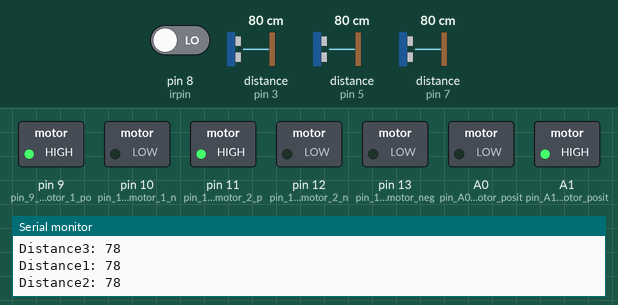
Recording of a sketch running on a simulated Arduino Uno, built with avr-gcc and run on an emulated ATmega328P. Parts: switched loads named in the sketch (green lamp = pin HIGH), the last lines printed to the serial monitor. Wiring (inferred from the names in the program): 3 × ultrasonic range finder: trigger pin 2, echo pin 3 / trigger pin 4, echo pin 5 / trigger pin 6, echo pin 7. Dashed ring = blinking. The inputs (shaded band) are chosen by the test bench; at power-on: distance to the obstacle (sensors on pin 3, pin 7, pin 5) 80 cm, pin 8 (irpin) LOW. The echo pulse lasts 58.3 µs per cm; pins used as bus, display or sensor lines are not drawn.

Above: at 1.2 s.
1.3 s: distance to the obstacle (sensor on pin 3) set to 18 cm
4.3 s: distance to the obstacle (sensor on pin 3) set to 14 cm
At 4.9 s:
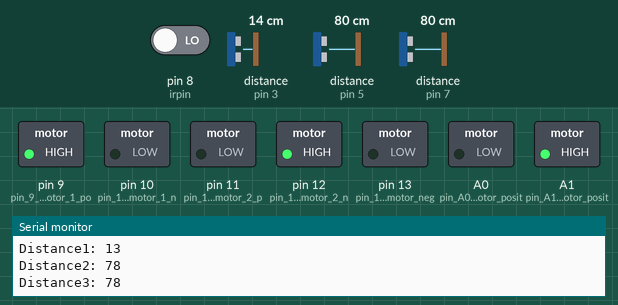
5.8 s: pin 8 (irpin) driven HIGH
At 6.6 s:
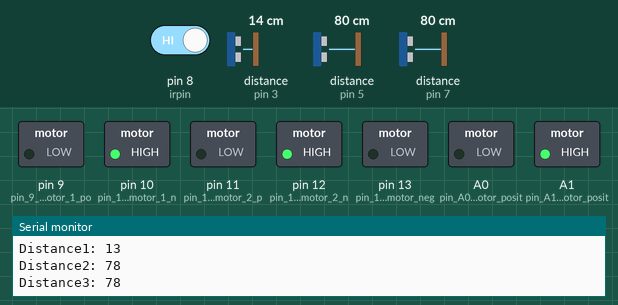
8.8 s: pin 8 (irpin) driven LOW
At 10.3 s:
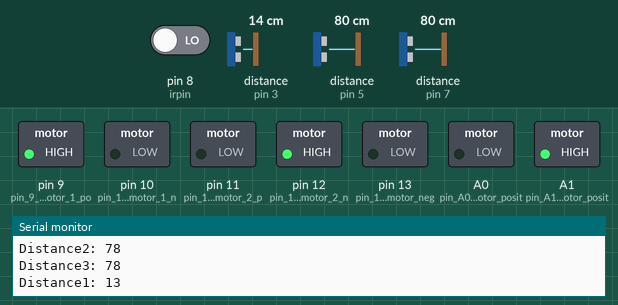
13.5 s: distance to the obstacle (sensor on pin 7) set to 19 cm
15.0 s: distance to the obstacle (sensor on pin 7) set to 15 cm
At 15.4 s:
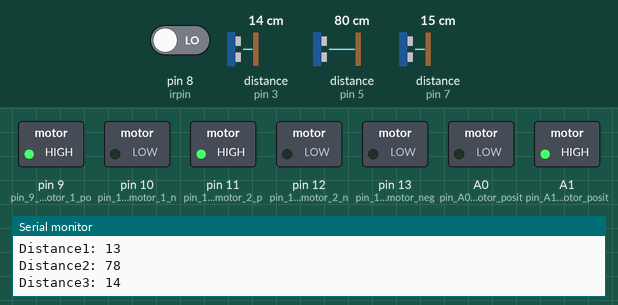
Timing chart, 0 to 17.5 s (numbered marks = the images above; inputs shaded):
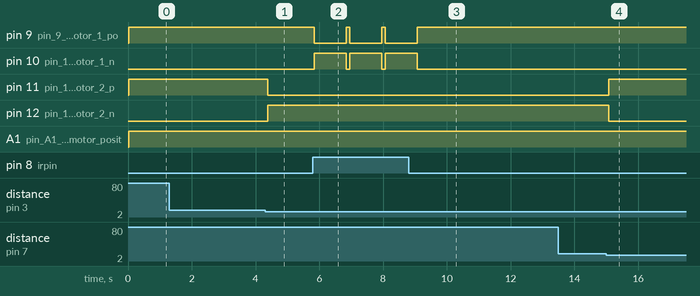

Measured:
- the behaviour switches between 17 and 16 cm on distance to the obstacle (sensor on pin 3) (found by bisection; images 0 and 1)
- the behaviour switches between 17 and 16 cm on distance to the obstacle (sensor on pin 7) (found by bisection; images 3 and 4)
- after the input at 4.3 s, pin 11 (pin_11_is_wheel_motor_2_p): HIGH → LOW after 0.08 s; pin 12 (pin_12_is_wheel_motor_2_n): LOW → HIGH after 0.08 s
- after the input at 5.8 s, pin 9 (pin_9_is_wheel_motor_1_po): alternates HIGH for 0.11 s and LOW for 1.0 s, starting at once; pin 10 (pin_10_is_wheel_motor_1_n): alternates HIGH for 1.0 s and LOW for 0.11 s, starting at once
- after the input at 8.8 s, pin 9 (pin_9_is_wheel_motor_1_po): goes on until 9.1 s, then stays HIGH; pin 10 (pin_10_is_wheel_motor_1_n): goes on until 9.1 s, then stays LOW
- after the input at 15.0 s, pin 11 (pin_11_is_wheel_motor_2_p): LOW → HIGH after 0.08 s; pin 12 (pin_12_is_wheel_motor_2_n): HIGH → LOW after 0.08 s

The sketch:

miniproject_code.ino
```cpp
const int trigPin1 = 2; // trigger pin ultrasonic sensor 1
const int echoPin1 = 3; // echo pin ultrasonic sensor 1
const int trigPin2 = 4; // trigger pin ultrasonic sensor 2
const int echoPin2 = 5; // echo pin ultrasonic sensor 2
const int trigPin3 = 6; // trigger pin ultrasonic sensor 3
const int echoPin3 = 7; // echo pin ultrasonic sensor 3
int irpin =8; // ir sensor

long duration1;
long duration2;
long duration3;
int distanceleft;
int distancefront;
int distanceright;

int a=0;
void setup() {
  Serial.begin(9600);
  pinMode(trigPin1, OUTPUT);
  pinMode(trigPin2, OUTPUT);
  pinMode(trigPin3, OUTPUT);// Sets the trigPin as an Output
  pinMode(echoPin1, INPUT); // Sets the echoPin as an Input
  pinMode(echoPin2, INPUT);
  pinMode(echoPin3, INPUT);
  pinMode(irpin, INPUT);
  pinMode(9, OUTPUT);  // pin 9 is wheel motor 1 positive
  pinMode(10, OUTPUT); // pin 10 is wheel motor 1 negative
  pinMode(11, OUTPUT); // pin 11 is wheel motor 2 positive
  pinMode(12, OUTPUT); // pin 12 is wheel motor 2 negative
  pinMode(0, OUTPUT);  // pin 0 is broom motor positive
  pinMode(13, OUTPUT); // pin 13 is broom motor negative
  pinMode(A0, OUTPUT); // pin A0 is mop motor positive
  pinMode(A1, OUTPUT); // pin A1 is mop motor positive
}
void loop() {
  digitalWrite(trigPin1, LOW);
  delayMicroseconds(2);
  digitalWrite(trigPin1, HIGH);
  delayMicroseconds(10);
  digitalWrite(trigPin1, LOW);
  duration1 = pulseIn(echoPin1, HIGH);
  distanceleft = duration1 * 0.034 / 2;
  Serial.print("Distance1: ");
  Serial.println(distanceleft);
  digitalWrite(trigPin2, LOW);
  delayMicroseconds(2);
  digitalWrite(trigPin2, HIGH);
  delayMicroseconds(10);
  digitalWrite(trigPin2, LOW);
  duration2 = pulseIn(echoPin2, HIGH);
  distancefront = duration2 * 0.034 / 2;
  Serial.print("Distance2: ");
  Serial.println(distancefront);
  digitalWrite(trigPin3, LOW);
  delayMicroseconds(2);
  digitalWrite(trigPin3, HIGH);
  delayMicroseconds(10);
  digitalWrite(trigPin3, LOW);
  duration3 = pulseIn(echoPin3, HIGH);
  distanceright = duration3 * 0.034 / 2;
  Serial.print("Distance3: ");
  Serial.println(distanceright);
  int s = digitalRead(irpin);
  if(s==HIGH)
  {
    digitalWrite(9, LOW);
    digitalWrite(10, HIGH);
    digitalWrite(11, LOW);
    digitalWrite(12, HIGH);
    digitalWrite(0, HIGH);
    digitalWrite(13 ,LOW);
    digitalWrite(A0, LOW);
    digitalWrite(A1, HIGH);
    delay(1000);
    a=1;
    }
  if ((a==0)&&(s==LOW)&&(distanceleft <= 15 && distancefront > 15 && distanceright <= 15) || (a==0)&&(s==LOW)&&(distanceleft > 15 && distancefront > 15 && distanceright > 15))
  {
    digitalWrite(9, HIGH);
    digitalWrite(10, LOW);
    digitalWrite(11, HIGH);
    digitalWrite(12,LOW);
    digitalWrite(0, HIGH);
    digitalWrite(13 ,LOW);
    digitalWrite(A0, LOW);
    digitalWrite(A1, HIGH);
  }
  if ((a==1)&&(s==LOW)||(s==LOW)&&(distanceleft <= 15 && distancefront <= 15 && distanceright > 15)||(s==LOW)&&(distanceleft <= 15 && distancefront <= 15 && distanceright > 15)||(s==LOW)&& (distanceleft <= 15 && distancefront > 15 && distanceright > 15)||(distanceleft <= 15 && distancefront > 15 && distanceright > 15))
  {
    digitalWrite(9, HIGH);
    digitalWrite(10, LOW);
    digitalWrite(11, LOW);
    digitalWrite(12, HIGH);
    digitalWrite(0, HIGH);
    digitalWrite(13 ,LOW);
    digitalWrite(A0, LOW);
    digitalWrite(A1, HIGH);
    delay(100);
    a=0;
  }
  if ((s==LOW)&&(distanceleft > 15 && distancefront <= 15 && distanceright <= 15) ||(s==LOW)&& (distanceleft > 15 && distancefront > 15 && distanceright <= 15) ||(s==LOW)&& (distanceleft > 15 && distancefront <= 15 && distanceright > 15) )
  {
    digitalWrite(9, LOW);
    digitalWrite(10, HIGH);
    digitalWrite(11, HIGH);
    digitalWrite(12, LOW);
    digitalWrite(0, HIGH);
    digitalWrite(13 ,LOW);
    digitalWrite(A0, LOW);
    digitalWrite(A1, HIGH);
  }
}
```
